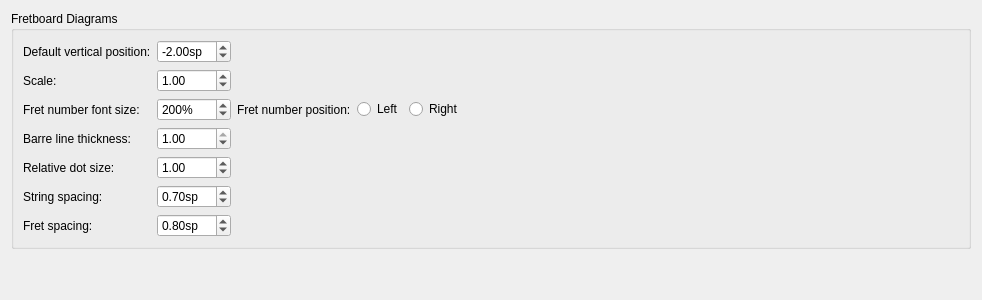
      <widget class="QWidget" name="PageFretboardDiagrams">
       <layout class="QVBoxLayout" name="verticalLayout_52">
        <item>
         <widget class="QGroupBox" name="groupBox_51">
          <property name="title">
           <string>Fretboard Diagrams</string>
          </property>
          <layout class="QGridLayout" name="gridLayout_131">
           <item row="3" column="0">
            <widget class="QLabel" name="label_2">
             <property name="accessibleName">
              <string>Barre line thickness</string>
             </property>
             <property name="text">
              <string>Barre line thickness:</string>
             </property>
             <property name="buddy">
              <cstring>barreLineWidth</cstring>
             </property>
            </widget>
           </item>
           <item row="5" column="0">
            <widget class="QLabel" name="label_54">
             <property name="text">
              <string>String spacing:</string>
             </property>
            </widget>
           </item>
           <item row="2" column="2">
            <widget class="QLabel" name="label_6011">
             <property name="text">
              <string>Fret number position:</string>
             </property>
            </widget>
           </item>
           <item row="0" column="0">
            <widget class="QLabel" name="label_602">
             <property name="text">
              <string>Default vertical position:</string>
             </property>
             <property name="buddy">
              <cstring>fretY</cstring>
             </property>
            </widget>
           </item>
           <item row="4" column="0">
            <widget class="QLabel" name="label_17">
             <property name="text">
              <string>Relative dot size:</string>
             </property>
            </widget>
           </item>
           <item row="3" column="1">
            <widget class="QDoubleSpinBox" name="barreLineWidth">
             <property name="minimum">
              <double>0.100000000000000</double>
             </property>
             <property name="maximum">
              <double>1.000000000000000</double>
             </property>
             <property name="singleStep">
              <double>0.100000000000000</double>
             </property>
             <property name="value">
              <double>1.000000000000000</double>
             </property>
            </widget>
           </item>
           <item row="2" column="5">
            <spacer name="horizontalSpacer_61">
             <property name="orientation">
              <enum>Qt::Horizontal</enum>
             </property>
             <property name="sizeHint" stdset="0">
              <size>
               <width>496</width>
               <height>20</height>
              </size>
             </property>
            </spacer>
           </item>
           <item row="2" column="3">
            <widget class="QRadioButton" name="radioFretNumLeft">
             <property name="text">
              <string>Left</string>
             </property>
            </widget>
           </item>
           <item row="1" column="0">
            <widget class="QLabel" name="label_5">
             <property name="text">
              <string>Scale:</string>
             </property>
             <property name="buddy">
              <cstring>fretMag</cstring>
             </property>
            </widget>
           </item>
           <item row="1" column="1">
            <widget class="QDoubleSpinBox" name="fretMag">
             <property name="accessibleName">
              <string>Scale</string>
             </property>
             <property name="minimum">
              <double>0.100000000000000</double>
             </property>
             <property name="singleStep">
              <double>0.200000000000000</double>
             </property>
             <property name="value">
              <double>1.000000000000000</double>
             </property>
            </widget>
           </item>
           <item row="2" column="1">
            <widget class="QSpinBox" name="fretNumMag">
             <property name="accessibleName">
              <string>Fret number font size</string>
             </property>
             <property name="suffix">
              <string notr="true">%</string>
             </property>
             <property name="maximum">
              <number>500</number>
             </property>
             <property name="singleStep">
              <number>10</number>
             </property>
             <property name="value">
              <number>200</number>
             </property>
            </widget>
           </item>
           <item row="4" column="1">
            <widget class="QDoubleSpinBox" name="fretDotSize">
             <property name="accessibleName">
              <string>Relative dot size</string>
             </property>
             <property name="minimum">
              <double>0.100000000000000</double>
             </property>
             <property name="maximum">
              <double>5.000000000000000</double>
             </property>
             <property name="singleStep">
              <double>0.100000000000000</double>
             </property>
             <property name="value">
              <double>1.000000000000000</double>
             </property>
            </widget>
           </item>
           <item row="2" column="4">
            <widget class="QRadioButton" name="radioFretNumRight">
             <property name="text">
              <string>Right</string>
             </property>
            </widget>
           </item>
           <item row="0" column="1">
            <widget class="QDoubleSpinBox" name="fretY">
             <property name="accessibleName">
              <string>Default vertical position</string>
             </property>
             <property name="suffix">
              <string>sp</string>
             </property>
             <property name="decimals">
              <number>2</number>
             </property>
             <property name="minimum">
              <double>-10.000000000000000</double>
             </property>
             <property name="maximum">
              <double>10.000000000000000</double>
             </property>
             <property name="singleStep">
              <double>0.500000000000000</double>
             </property>
             <property name="value">
              <double>-2.000000000000000</double>
             </property>
            </widget>
           </item>
           <item row="2" column="0">
            <widget class="QLabel" name="label_601">
             <property name="text">
              <string>Fret number font size:</string>
             </property>
             <property name="buddy">
              <cstring>fretNumMag</cstring>
             </property>
            </widget>
           </item>
           <item row="6" column="0">
            <widget class="QLabel" name="label_90">
             <property name="text">
              <string>Fret spacing:</string>
             </property>
            </widget>
           </item>
           <item row="5" column="1">
            <widget class="QDoubleSpinBox" name="fretStringSpacing">
             <property name="accessibleName">
              <string>String spacing</string>
             </property>
             <property name="suffix">
              <string>sp</string>
             </property>
             <property name="minimum">
              <double>0.100000000000000</double>
             </property>
             <property name="maximum">
              <double>2.000000000000000</double>
             </property>
             <property name="singleStep">
              <double>0.100000000000000</double>
             </property>
             <property name="value">
              <double>0.700000000000000</double>
             </property>
            </widget>
           </item>
           <item row="6" column="1">
            <widget class="QDoubleSpinBox" name="fretFretSpacing">
             <property name="accessibleName">
              <string>Fret spacing</string>
             </property>
             <property name="suffix">
              <string>sp</string>
             </property>
             <property name="minimum">
              <double>0.100000000000000</double>
             </property>
             <property name="maximum">
              <double>2.000000000000000</double>
             </property>
             <property name="singleStep">
              <double>0.100000000000000</double>
             </property>
             <property name="value">
              <double>0.800000000000000</double>
             </property>
            </widget>
           </item>
          </layout>
         </widget>
        </item>
        <item>
         <spacer name="verticalSpacer_29">
          <property name="orientation">
           <enum>Qt::Vertical</enum>
          </property>
          <property name="sizeHint" stdset="0">
           <size>
            <width>20</width>
            <height>40</height>
           </size>
          </property>
         </spacer>
        </item>
       </layout>
      </widget>
